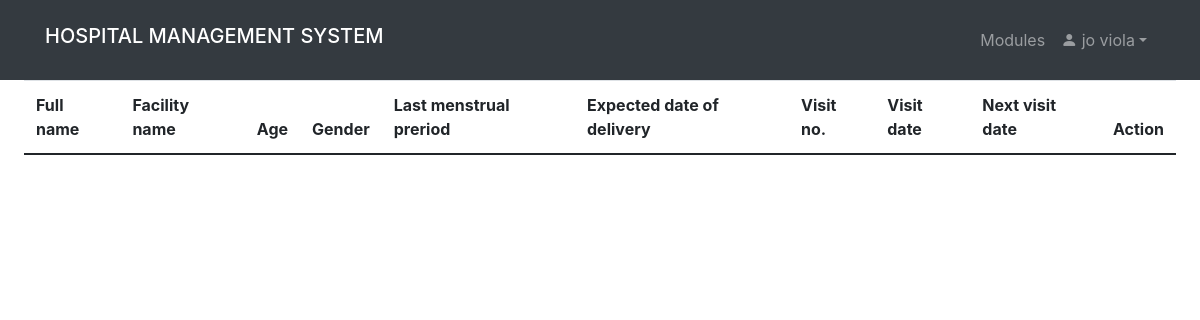
The page /antenatal_display.php (signed in) on the database as committed earlier.
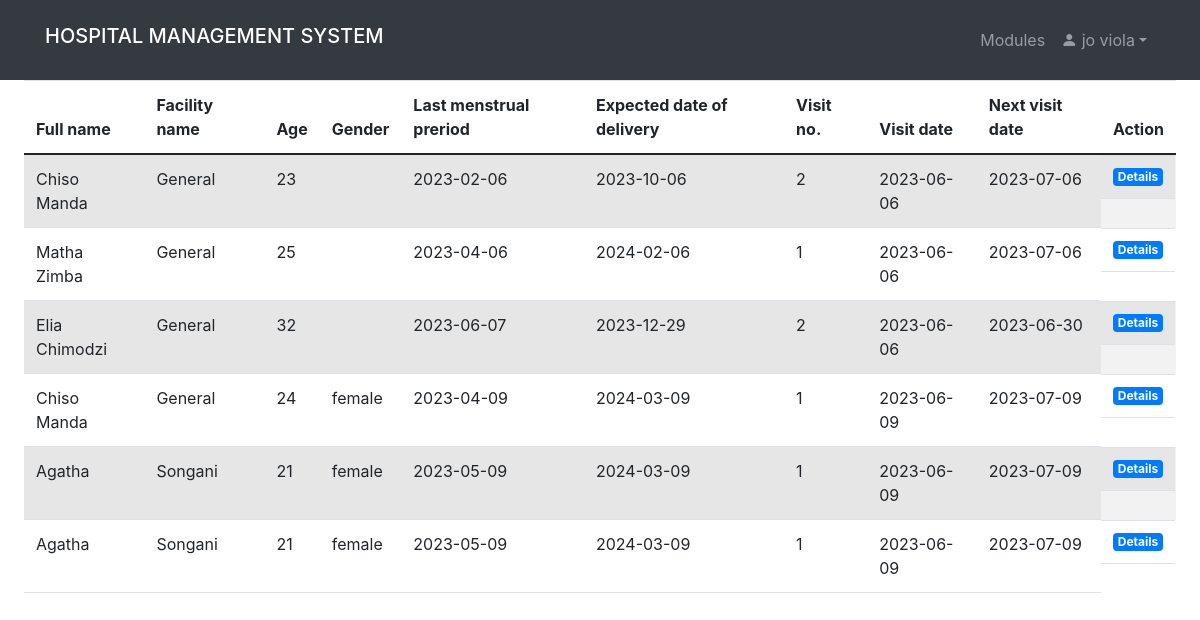
The same page on the database as committed later.
### tables this page shows
CREATE TABLE `antenatal` (
  `full_name` text NOT NULL,
  `facility_name` text DEFAULT NULL,
  `id` int(11) NOT NULL,
  `age` int(11) DEFAULT NULL,
  `gender` varchar(100) DEFAULT NULL,
  `last_menstrual_period` date NOT NULL,
  `expected_date_of_delivery` date NOT NULL,
  `visit_no` int(11) NOT NULL,
  `visit_date` date NOT NULL,
  `next_visit_date` date NOT NULL,
  `deliveries` varchar(100) NOT NULL,
  `c_section` varchar(100) NOT NULL,
  `abortions` varchar(100) NOT NULL,
  `stillbirths` varchar(100) NOT NULL,
  `vacuum_extraction` varchar(100) NOT NULL,
  `pre_eclampsia` varchar(100) NOT NULL,
  `asthma` varchar(100) NOT NULL,
  `hypertension` varchar(100) NOT NULL,
  `diabetes` varchar(100) NOT NULL,
  `epilepsy` varchar(100) NOT NULL,
  `renal_disease` varchar(100) NOT NULL,
  `fistula_repair` varchar(100) NOT NULL,
  `spine_deform` varchar(100) NOT NULL,
  `age_range` varchar(100) NOT NULL,
  `weight` int(100) NOT NULL,
  `blood_pressure` int(100) NOT NULL,
  `fetal_heart` varchar(100) NOT NULL,
  `gestation_age` varchar(100) NOT NULL,
  `lab` varchar(100) NOT NULL,
  `ttv_date` date DEFAULT NULL,
  `ttv_status` varchar(100) NOT NULL,
  `delivery_place` varchar(100) NOT NULL,
  `transportation` varchar(100) NOT NULL
);

### antenatal_display.php (the view, shortened to what this page needs)
<?php
    if (isset($_SESSION['id']) && isset($_SESSION['uname'])){
    include 'antenatal.php';
    include "unavbar.php";
?>
<!DOCTYPE html>
<html lang="en">
<head>
<link rel= "stylesheet" href="https://maxcdn.bootstrapcdn.com/bootstrap/4.1.3/css/bootstrap.min.css">
</head>
<body>
   <nav class="navbar navbar-expand py-1"style="background-color:#F1F6F9;" >
            <div class="container">
			<h5 class="navbar-brand"> Antenatal List</h5>
                <div class="collapse navbar-collapse" id="navmenu">
                    <ul class="navbar-nav ms-auto">
                        <li class="nav-item dropdown">
                        </li> &nbsp;
                        <a class ="btn btn-secondary" href="antenatal_details.php">Add New</a>
                    </ul>
                </div>
            </div>
        </nav>
    <div class="p-4 md">
<table class="table table-striped ">
  <thead>
    <tr>
      <th scope="col">Full name</th>
      <th scope="col">Facility name</th>
      <th scope="col">Age</th>
      <th scope="col">Gender</th>
      <th scope="col">Last menstrual preriod</th>
      <th scope="col">Expected date of delivery</th>
      <th scope="col">Visit no.</th>
      <th scope="col">Visit date</th>
      <th scope="col">Next visit date</th>
      <th>Action</th>
    </tr>
  </thead>
  <tbody>
    <?php
     $sql="Select * from `antenatal`";
     $sults=mysqli_query($conn,$sql);
     if($sults){
      while  ($row=mysqli_fetch_assoc($sults)){ ?>
      <tr>
      <td><?php echo $row["full_name"]; ?></td>
      <td><?php echo $row["facility_name"]; ?></td>
      <td><?php echo $row["age"]; ?></td>
      <td><?php echo $row["gender"]; ?></td>
      <td><?php echo $row["last_menstrual_period"]; ?></td>
      <td><?php echo $row["expected_date_of_delivery"]; ?></td>
      <td><?php echo $row["visit_no"]; ?></td>
      <td><?php echo $row["visit_date"]; ?></td>
      <td><?php echo $row["next_visit_date"]; ?></td>
      <td class='btn-group btn-group-justified'>
									<a href='antenatal_history.php?view=<?php echo $row["id"]; ?>' class='badge bg-primary text-white'>Details</a>
							</td>
      </tr>
      <?php
      }
     }
    ?>
  </tbody>
</table>
    </div>
</body>
</html>
<?php
    } else{
        header('Location: home.php');
        exit();
    }

### unavbar.php (shortened to what this page needs)
<!doctype html>
<html lang="en">
    <head>
        <link rel="stylesheet" href="https://cdn.jsdelivr.net/npm/bootstrap-icons@1.3.0/font/bootstrap-icons.css">
        <link rel="stylesheet" href="style.css"/>
        <link rel="stylesheet" href="bootstrap-5.0.0/css/bootstrap.min.css"/>
    </head>
    <body>
        <nav class="navbar navbar-expand-lg bg-dark navbar-dark py-3 fixed-top">
            <div class="container">
                <h5 class="navbar-brand">HOSPITAL MANAGEMENT SYSTEM</h5>
                <div class="collapse navbar-collapse" id="navmenu">
                    <ul class="navbar-nav ms-auto">
                        <li class="nav-item">
                            <a href="nurse_dashboard.php" class="nav-link"> Modules</a>
                        </li>
                        <li class="nav-item dropdown">
                            <a class="nav-link dropdown-toggle bi bi-person-fill" href="#" role="button" data-bs-toggle="dropdown" aria-expanded="false">
                            <?php echo $_SESSION['uname']; ?></a>
                        </li>
                    </ul>
                </div>
            </div>
        </nav>
    </body>
</html>

### style.css (style rules this page uses)
body { margin: 0; padding: 0; background-size: 100%; font-family: sans-serif; }

Rows that differ between the two databases and show on the page:
added antenatal: full_name "Chiso Manda", facility_name "General", age "23", last_menstrual_period "2023-02-06", expected_date_of_delivery "2023-10-06", visit_no "2", visit_date "2023-06-06", next_visit_date "2023-07-06"
added antenatal: full_name "Matha Zimba", facility_name "General", age "25", last_menstrual_period "2023-04-06", expected_date_of_delivery "2024-02-06", visit_no "1", visit_date "2023-06-06", next_visit_date "2023-07-06"
added antenatal: full_name "Elia Chimodzi", facility_name "General", age "32", last_menstrual_period "2023-06-07", expected_date_of_delivery "2023-12-29", visit_no "2", visit_date "2023-06-06", next_visit_date "2023-06-30"
added antenatal: full_name "Chiso Manda", facility_name "General", age "24", gender "female", last_menstrual_period "2023-04-09", expected_date_of_delivery "2024-03-09", visit_no "1", visit_date "2023-06-09", next_visit_date "2023-07-09"
added antenatal: full_name "Agatha", facility_name "Songani", age "21", gender "female", last_menstrual_period "2023-05-09", expected_date_of_delivery "2024-03-09", visit_no "1", visit_date "2023-06-09", next_visit_date "2023-07-09"
added antenatal: full_name "Agatha", facility_name "Songani", age "21", gender "female", last_menstrual_period "2023-05-09", expected_date_of_delivery "2024-03-09", visit_no "1", visit_date "2023-06-09", next_visit_date "2023-07-09"
